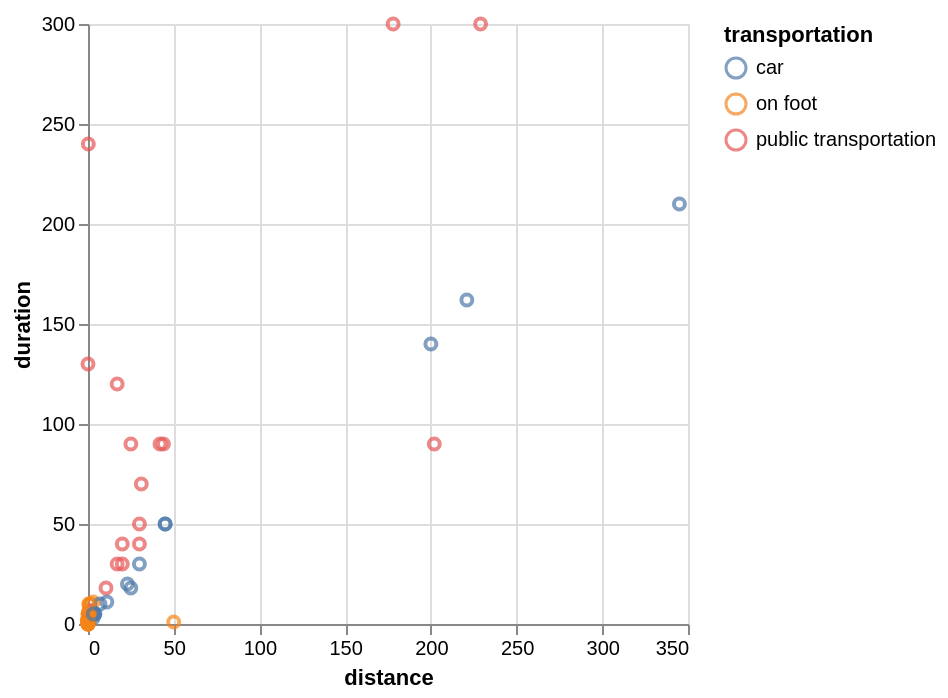

Notebook code for this chart:
### Markdown cell above
🚀 Exercise: create a scatterplot to correlate distance and duration with Altair. Use color to encode the means of transportation!

### Code cell
alt.Chart(df).mark_point().encode(
    alt.X('distance'),
    alt.Y('duration'),
    alt.Color('transportation:N')
)

### Figure 1 — Vega-Lite specification as saved in the notebook (floating-point values rounded to 4 significant figures)
{"config": {"view": {"continuousWidth": 300, "continuousHeight": 300}}, "data": {"name": "data-2a39a3396e945408229b500160f3be72"}, "mark": {"type": "point"}, "encoding": {"color": {"field": "transportation", "type": "nominal"}, "x": {"field": "distance", "type": "quantitative"}, "y": {"field": "duration", "type": "quantitative"}}, "$schema": "https://vega.github.io/schema/vega-lite/v6.4.1.json", "datasets": {"data-2a39a3396e945408229b500160f3be72": [{"age": 20, "distance": 11.0, "transportation": "car", "duration": 11.0, "creative skills": 4, "languages": "german; english; romanian; italian", "hobbies": "Drawing", "distance_cat": "medium", "Creativity": "good"}, {"age": 21, "distance": 200.0, "transportation": "car", "duration": 140.0, "creative skills": 3, "languages": "german; english; polish", "hobbies": "work out", "distance_cat": "far far away", "Creativity": "medium"}, {"age": 23, "distance": 30.0, "transportation": "public transportation", "duration": 40.0, "creative skills": 4, "languages": "german; english; vietnamese", "hobbies": "crochet; gaming; sewing; reading; doom scrolling", "distance_cat": "far", "Creativity": "good"}, {"age": 19, "distance": 178.0, "transportation": "public transportation", "duration": 300.0, "creative skills": 4, "languages": "deutsch; englisch; spanisch", "hobbies": "Geschichte lernen", "distance_cat": "far far away", "Creativity": "good"}, {"age": 19, "distance": 0.0, "transportation": "public transportation", "duration": 130.0, "creative skills": 4, "languages": "german; italian; english", "hobbies": "listening to music", "distance_cat": "near", "Creativity": "good"}, {"age": 21, "distance": 44.0, "transportation": "public transportation", "duration": 90.0, "creative skills": 2, "languages": "german ; english ; french ; portuguese a1", "hobbies": "Zocken", "distance_cat": "far", "Creativity": "some"}, {"age": 20, "distance": 0.3, "transportation": "on foot", "duration": 1.0, "creative skills": 4, "languages": "german;english", "hobbies": "video games", "distance_cat": "near", "Creativity": "good"}, {"age": 18, "distance": 30.0, "transportation": "car", "duration": 30.0, "creative skills": 4, "languages": "deutsch; englisch", "hobbies": "Lesen", "distance_cat": "far", "Creativity": "good"}, {"age": 19, "distance": 10.5, "transportation": "public transportation", "duration": 18.0, "creative skills": 2, "languages": "spanish; german; english", "hobbies": "sleeping; watching series", "distance_cat": "medium", "Creativity": "some"}, {"age": 20, "distance": 0.55, "transportation": "public transportation", "duration": 7.0, "creative skills": 4, "languages": "german; english; programming languages", "hobbies": "Dancing", "distance_cat": "near", "Creativity": "good"}, {"age": 19, "distance": 202.0, "transportation": "public transportation", "duration": 90.0, "creative skills": 5, "languages": "spanish; english; german", "hobbies": "Riding horse; painting; playing piano; playing chess; playing Volleyball", "distance_cat": "far far away", "Creativity": "very good"}, {"age": 20, "distance": 345.0, "transportation": "car", "duration": 210.0, "creative skills": 2, "languages": "german; english", "hobbies": "Dancing", "distance_cat": "far far away", "Creativity": "some"}, {"age": 33, "distance": 221.0, "transportation": "car", "duration": 162.0, "creative skills": 4, "languages": "german; english; japanese", "hobbies": "Beeing Creative!", "distance_cat": "far far away", "Creativity": "good"}, {"age": 21, "distance": 0.0, "transportation": "on foot", "duration": 0.0, "creative skills": 4, "languages": "english; german; romanian; klingon", "hobbies": "Spaceships", "distance_cat": "near", "Creativity": "good"}, {"age": 20, "distance": 1.0, "transportation": "on foot", "duration": 10.0, "creative skills": 4, "languages": "german;english", "hobbies": "cooking", "distance_cat": "near", "Creativity": "good"}, {"age": 21, "distance": 1.0, "transportation": "on foot", "duration": 5.0, "creative skills": 4, "languages": "latin; english; german", "hobbies": "uni work", "distance_cat": "near", "Creativity": "good"}, {"age": 23, "distance": 0.0, "transportation": "on foot", "duration": 2.0, "creative skills": 4, "languages": "english, polish, spanish", "hobbies": "swimming ", "distance_cat": "near", "Creativity": "good"}, {"age": 22, "distance": 0.2, "transportation": "on foot", "duration": 5.0, "creative skills": 2, "languages": "arabic, english", "hobbies": "Playing volleyball ", "distance_cat": "near", "Creativity": "some"}, {"age": 20, "distance": 1.0, "transportation": "on foot", "duration": 3.0, "creative skills": 1, "languages": "german, english", "hobbies": "Reading ", "distance_cat": "near", "Creativity": "not really"}, {"age": 19, "distance": 0.0, "transportation": "on foot", "duration": 2.0, "creative skills": 3, "languages": "russian, uzbek, german, turkish, english", "hobbies": "Sleeping", "distance_cat": "near", "Creativity": "medium"}, {"age": 21, "distance": 0.0, "transportation": "on foot", "duration": 1.0, "creative skills": 5, "languages": "english, farzi, russian", "hobbies": "Swimming ", "distance_cat": "near", "Creativity": "very good"}, {"age": 20, "distance": 25.0, "transportation": "car", "duration": 18.0, "creative skills": 3, "languages": "english, german, hungarian", "hobbies": "Video games", "distance_cat": "far", "Creativity": "medium"}, {"age": 23, "distance": 3.0, "transportation": "on foot", "duration": 11.0, "creative skills": 3, "languages": "english, german", "hobbies": "Archery", "distance_cat": "near", "Creativity": "medium"}, {"age": 19, "distance": 0.0, "transportation": "on foot", "duration": 3.0, "creative skills": 3, "languages": "english, romanian, russian", "hobbies": "Driving car", "distance_cat": "near", "Creativity": "medium"}, {"age": 17, "distance": 0.0, "transportation": "on foot", "duration": 2.0, "creative skills": 5, "languages": "english, russian, latvian , german", "hobbies": "Drawing, cosplay, crocheting, coming up with stories, walking, listening to my favourite podcast", "distance_cat": "near", "Creativity": "very good"}, {"age": 20, "distance": 1.0, "transportation": "on foot", "duration": 4.0, "creative skills": 4, "languages": "german, english", "hobbies": "Gym, Volleyball, Gaming", "distance_cat": "near", "Creativity": "good"}, {"age": 21, "distance": 0.35, "transportation": "on foot", "duration": 3.0, "creative skills": 2, "languages": "german, english", "hobbies": "reading", "distance_cat": "near", "Creativity": "some"}, {"age": 20, "distance": 0.2, "transportation": "public transportation", "duration": 240.0, "creative skills": 1, "languages": "german, english", "hobbies": "horse riding, riding motorbike, gaming, sleeping", "distance_cat": "near", "Creativity": "not really"}, {"age": 20, "distance": 0.01, "transportation": "on foot", "duration": 0.3, "creative skills": 3, "languages": "albanian , english, german", "hobbies": "Basketball ", "distance_cat": "near", "Creativity": "medium"}, {"age": 19, "distance": 1.0, "transportation": "on foot", "duration": 5.0, "creative skills": 3, "languages": "german, english", "hobbies": "Reading", "distance_cat": "near", "Creativity": "medium"}, {"age": 19, "distance": 0.1, "transportation": "on foot", "duration": 0.5, "creative skills": 4, "languages": "russian, finnish, english, german", "hobbies": "Ice skating ", "distance_cat": "near", "Creativity": "good"}, {"age": 21, "distance": 42.0, "transportation": "public transportation", "duration": 90.0, "creative skills": 5, "languages": "german, english, turkish, spanish", "hobbies": "Playing Video Games", "distance_cat": "far", "Creativity": "very good"}, {"age": 22, "distance": 0.0, "transportation": "on foot", "duration": 1.0, "creative skills": 2, "languages": "german, english", "hobbies": "Cooking ", "distance_cat": "near", "Creativity": "some"}, {"age": 20, "distance": 1.0, "transportation": "on foot", "duration": 10.0, "creative skills": 1, "languages": "german, english", "hobbies": "Programming, Gaming, Running", "distance_cat": "near", "Creativity": "not really"}, {"age": 23, "distance": 20.0, "transportation": "public transportation", "duration": 30.0, "creative skills": 5, "languages": "german, english, spanish", "hobbies": "Skiing ⛷️ ", "distance_cat": "medium", "Creativity": "very good"}, {"age": 19, "distance": 0.0, "transportation": "on foot", "duration": 2.0, "creative skills": 5, "languages": "german, english, spanish, italian", "hobbies": "Reading", "distance_cat": "near", "Creativity": "very good"}, {"age": 18, "distance": 23.0, "transportation": "car", "duration": 20.0, "creative skills": 2, "languages": "english, latin, german", "hobbies": "Gaming", "distance_cat": "far", "Creativity": "some"}, {"age": 20, "distance": 0.3, "transportation": "car", "duration": 4.0, "creative skills": 5, "languages": "german, english", "hobbies": "gaming, anime", "distance_cat": "near", "Creativity": "very good"}, {"age": 19, "distance": 229.0, "transportation": "public transportation", "duration": 300.0, "creative skills": 3, "languages": "german, english, french, tagalog, russian", "hobbies": "Chess", "distance_cat": "far far away", "Creativity": "medium"}, {"age": 33, "distance": 17.0, "transportation": "public transportation", "duration": 120.0, "creative skills": 3, "languages": "urdu, punjabi, hindi, arabic, english, kashmiri", "hobbies": "Listen Music ", "distance_cat": "medium", "Creativity": "medium"}, {"age": 28, "distance": 17.0, "transportation": "public transportation", "duration": 30.0, "creative skills": 3, "languages": "english, hausa, pidgin english,", "hobbies": "football, watching football, movies and playing football", "distance_cat": "medium", "Creativity": "medium"}, {"age": 21, "distance": 25.0, "transportation": "public transportation", "duration": 90.0, "creative skills": 3, "languages": "kurdish, persian, english", "hobbies": "Reading", "distance_cat": "far", "Creativity": "medium"}, {"age": 18, "distance": 20.0, "transportation": "public transportation", "duration": 40.0, "creative skills": 4, "languages": "german, english, sinhala", "hobbies": "Photography", "distance_cat": "medium", "Creativity": "good"}, {"age": 19, "distance": 0.0, "transportation": "on foot", "duration": 2.0, "creative skills": 4, "languages": "hungarian, english, german", "hobbies": "cycling", "distance_cat": "near", "Creativity": "good"}, {"age": 24, "distance": 2.0, "transportation": "public transportation", "duration": 6.0, "creative skills": 4, "languages": "english, hindi, german", "hobbies": "Video Games", "distance_cat": "near", "Creativity": "good"}, {"age": 19, "distance": 0.0, "transportation": "on foot", "duration": 2.0, "creative skills": 3, "languages": "english, german", "hobbies": "Volleyball", "distance_cat": "near", "Creativity": "medium"}, {"age": 19, "distance": 0.0, "transportation": "on foot", "duration": 0.0, "creative skills": 3, "languages": "english, lithuanian, russian, german", "hobbies": "Reading", "distance_cat": "near", "Creativity": "medium"}, {"age": 23, "distance": 31.1, "transportation": "public transportation", "duration": 70.0, "creative skills": 3, "languages": "english, german, yoruba, french", "hobbies": "Baking", "distance_cat": "far", "Creativity": "medium"}, {"age": 20, "distance": 0.0, "transportation": "on foot", "duration": 1.0, "creative skills": 2, "languages": "german, english,  spanish", "hobbies": "Skiing", "distance_cat": "near", "Creativity": "some"}, {"age": 18, "distance": 0.2, "transportation": "on foot", "duration": 0.0, "creative skills": 2, "languages": "german, english, spanish, catalan", "hobbies": "Traveling", "distance_cat": "near", "Creativity": "some"}, {"age": 20, "distance": 3.0, "transportation": "car", "duration": 3.0, "creative skills": 3, "languages": "german, english", "hobbies": "Darts", "distance_cat": "near", "Creativity": "medium"}, {"age": 20, "distance": 0.08, "transportation": "on foot", "duration": 5.0, "creative skills": 3, "languages": "portuguese,english,spanish,  french", "hobbies": "doing sports!", "distance_cat": "near", "Creativity": "medium"}, {"age": 20, "distance": 4.0, "transportation": "car", "duration": 5.0, "creative skills": 3, "languages": "german, english", "hobbies": "reading", "distance_cat": "near", "Creativity": "medium"}, {"age": 21, "distance": 4.0, "transportation": "car", "duration": 5.0, "creative skills": 2, "languages": "german, english", "hobbies": "gym", "distance_cat": "near", "Creativity": "some"}, {"age": 19, "distance": 0.0, "transportation": "on foot", "duration": 1.0, "creative skills": 5, "languages": "english, hindi, urdu, bengali", "hobbies": "Vibecoding stuff", "distance_cat": "near", "Creativity": "very good"}, {"age": 18, "distance": 1.0, "transportation": "on foot", "duration": 5.0, "creative skills": 3, "languages": "english, georgian", "hobbies": "reading", "distance_cat": "near", "Creativity": "medium"}, {"age": 21, "distance": 0.2, "transportation": "on foot", "duration": 3.0, "creative skills": 4, "languages": "german,english", "hobbies": "lego(not actually lego)", "distance_cat": "near", "Creativity": "good"}, {"age": 22, "distance": 45.0, "transportation": "car", "duration": 50.0, "creative skills": 4, "languages": "german, english, norwegian", "hobbies": "Sewing", "distance_cat": "far", "Creativity": "good"}, {"age": 20, "distance": 0.2, "transportation": "on foot", "duration": 4.0, "creative skills": 3, "languages": "english", "hobbies": "Table Tennis", "distance_cat": "near", "Creativity": "medium"}, {"age": 21, "distance": 0.1, "transportation": "on foot", "duration": 3.0, "creative skills": 4, "languages": "english, turkish", "hobbies": "Photography", "distance_cat": "near", "Creativity": "good"}, {"age": 22, "distance": 45.0, "transportation": "car", "duration": 50.0, "creative skills": 4, "languages": "english,german,arabic", "hobbies": "Swimming,Biking,Bouldering,Dancing", "distance_cat": "far", "Creativity": "good"}, {"age": 20, "distance": 7.0, "transportation": "car", "duration": 10.0, "creative skills": 3, "languages": "german, english", "hobbies": "Art", "distance_cat": "near", "Creativity": "medium"}, {"age": 19, "distance": 0.05, "transportation": "on foot", "duration": 1.0, "creative skills": 5, "languages": "serbian, english, croatian, bosnian, montenegro, macedonian", "hobbies": "Gaming", "distance_cat": "near", "Creativity": "very good"}, {"age": 21, "distance": 0.1, "transportation": "on foot", "duration": 5.0, "creative skills": 3, "languages": "english, bulgarian, german", "hobbies": "Movies", "distance_cat": "near", "Creativity": "medium"}, {"age": 18, "distance": 0.0, "transportation": "on foot", "duration": 0.0, "creative skills": 5, "languages": "english, hindi, germanlearning", "hobbies": "Football, Reading", "distance_cat": "near", "Creativity": "very good"}, {"age": 24, "distance": 0.0, "transportation": "on foot", "duration": 0.0, "creative skills": 4, "languages": "russian,english,turkish,azerbaijani,german", "hobbies": "Reading Manga", "distance_cat": "near", "Creativity": "good"}, {"age": 20, "distance": 0.4, "transportation": "on foot", "duration": 10.0, "creative skills": 3, "languages": "german, english", "hobbies": "volleyball", "distance_cat": "near", "Creativity": "medium"}, {"age": 20, "distance": 30.0, "transportation": "public transportation", "duration": 50.0, "creative skills": 4, "languages": "englisch,  spanish", "hobbies": "Videogames", "distance_cat": "far", "Creativity": "good"}, {"age": 20, "distance": 0.1, "transportation": "on foot", "duration": 5.0, "creative skills": 4, "languages": "albanian, english", "hobbies": "playing the violin", "distance_cat": "near", "Creativity": "good"}, {"age": 19, "distance": 0.01, "transportation": "on foot", "duration": 3.0, "creative skills": 4, "languages": "serbian, english,  german", "hobbies": "painting", "distance_cat": "near", "Creativity": "good"}, {"age": 21, "distance": 3.0, "transportation": "car", "duration": 5.0, "creative skills": 3, "languages": "german,english", "hobbies": "working out", "distance_cat": "near", "Creativity": "medium"}, {"age": 19, "distance": 50.0, "transportation": "on foot", "duration": 1.0, "creative skills": 4, "languages": "serbian, croatian, bosnian, montenegrin, english    german", "hobbies": "football", "distance_cat": "far", "Creativity": "good"}]}}
